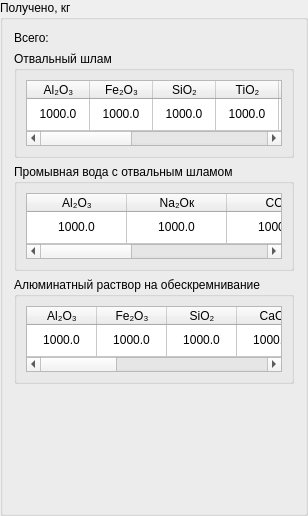
                  <widget class="QGroupBox" name="groupBox_78">
                   <property name="title">
                    <string>Получено, кг</string>
                   </property>
                   <layout class="QVBoxLayout" name="verticalLayout_12">
                    <item>
                     <widget class="QLabel" name="label_12">
                      <property name="text">
                       <string>Всего:</string>
                      </property>
                     </widget>
                    </item>
                    <item>
                     <widget class="QGroupBox" name="groupBox_265">
                      <property name="maximumSize">
                       <size>
                        <width>16777215</width>
                        <height>107</height>
                       </size>
                      </property>
                      <property name="title">
                       <string>Отвальный шлам</string>
                      </property>
                      <layout class="QHBoxLayout" name="horizontalLayout_282">
                       <item>
                        <widget class="QTableWidget" name="tableRecycledSolution18">
                         <property name="maximumSize">
                          <size>
                           <width>16777215</width>
                           <height>71</height>
                          </size>
                         </property>
                         <attribute name="horizontalHeaderDefaultSectionSize">
                          <number>63</number>
                         </attribute>
                         <attribute name="horizontalHeaderStretchLastSection">
                          <bool>true</bool>
                         </attribute>
                         <attribute name="verticalHeaderVisible">
                          <bool>false</bool>
                         </attribute>
                         <attribute name="verticalHeaderStretchLastSection">
                          <bool>true</bool>
                         </attribute>
                         <row>
                          <property name="text">
                           <string>1</string>
                          </property>
                         </row>
                         <column>
                          <property name="text">
                           <string>Al₂O₃</string>
                          </property>
                         </column>
                         <column>
                          <property name="text">
                           <string>Fe₂O₃</string>
                          </property>
                         </column>
                         <column>
                          <property name="text">
                           <string>SiO₂</string>
                          </property>
                         </column>
                         <column>
                          <property name="text">
                           <string>TiO₂</string>
                          </property>
                         </column>
                         <column>
                          <property name="text">
                           <string>CaO</string>
                          </property>
                         </column>
                         <column>
                          <property name="text">
                           <string>Na₂Oк</string>
                          </property>
                         </column>
                         <column>
                          <property name="text">
                           <string>CO₂</string>
                          </property>
                         </column>
                         <column>
                          <property name="text">
                           <string>Прочее</string>
                          </property>
                         </column>
                         <column>
                          <property name="text">
                           <string>П.п.п</string>
                          </property>
                         </column>
                         <column>
                          <property name="text">
                           <string>Итого</string>
                          </property>
                         </column>
                         <item row="0" column="0">
                          <property name="text">
                           <string>1000.0</string>
                          </property>
                          <property name="textAlignment">
                           <set>AlignCenter</set>
                          </property>
                         </item>
                         <item row="0" column="1">
                          <property name="text">
                           <string>1000.0</string>
                          </property>
                          <property name="textAlignment">
                           <set>AlignCenter</set>
                          </property>
                         </item>
                         <item row="0" column="2">
                          <property name="text">
                           <string>1000.0</string>
                          </property>
                          <property name="textAlignment">
                           <set>AlignCenter</set>
                          </property>
                         </item>
                         <item row="0" column="3">
                          <property name="text">
                           <string>1000.0</string>
                          </property>
                          <property name="textAlignment">
                           <set>AlignCenter</set>
                          </property>
                         </item>
                         <item row="0" column="4">
                          <property name="text">
                           <string>1000.0</string>
                          </property>
                          <property name="textAlignment">
                           <set>AlignCenter</set>
                          </property>
                         </item>
                         <item row="0" column="5">
                          <property name="text">
                           <string>1000.0</string>
                          </property>
                          <property name="textAlignment">
                           <set>AlignCenter</set>
                          </property>
                         </item>
                         <item row="0" column="6">
                          <property name="text">
                           <string>1000.0</string>
                          </property>
                          <property name="textAlignment">
                           <set>AlignCenter</set>
                          </property>
                         </item>
                         <item row="0" column="7">
                          <property name="text">
                           <string>1000.0</string>
                          </property>
                          <property name="textAlignment">
                           <set>AlignCenter</set>
                          </property>
                         </item>
                         <item row="0" column="8">
                          <property name="text">
                           <string>1000.0</string>
                          </property>
                          <property name="textAlignment">
                           <set>AlignCenter</set>
                          </property>
                         </item>
                         <item row="0" column="9">
                          <property name="text">
                           <string>1000.0</string>
                          </property>
                          <property name="textAlignment">
                           <set>AlignCenter</set>
                          </property>
                         </item>
                        </widget>
                       </item>
                      </layout>
                     </widget>
                    </item>
                    <item>
                     <widget class="QGroupBox" name="groupBox_267">
                      <property name="maximumSize">
                       <size>
                        <width>16777215</width>
                        <height>107</height>
                       </size>
                      </property>
                      <property name="title">
                       <string>Промывная вода с отвальным шламом</string>
                      </property>
                      <layout class="QHBoxLayout" name="horizontalLayout_284">
                       <item>
                        <widget class="QTableWidget" name="tablePromwater18">
                         <property name="maximumSize">
                          <size>
                           <width>16777215</width>
                           <height>71</height>
                          </size>
                         </property>
                         <attribute name="horizontalHeaderDefaultSectionSize">
                          <number>100</number>
                         </attribute>
                         <attribute name="verticalHeaderVisible">
                          <bool>false</bool>
                         </attribute>
                         <attribute name="verticalHeaderStretchLastSection">
                          <bool>true</bool>
                         </attribute>
                         <row>
                          <property name="text">
                           <string>1</string>
                          </property>
                         </row>
                         <column>
                          <property name="text">
                           <string>Al₂O₃</string>
                          </property>
                         </column>
                         <column>
                          <property name="text">
                           <string>Na₂Oк</string>
                          </property>
                         </column>
                         <column>
                          <property name="text">
                           <string>CO₂</string>
                          </property>
                         </column>
                         <column>
                          <property name="text">
                           <string>H₂O</string>
                          </property>
                         </column>
                         <column>
                          <property name="text">
                           <string>Итого</string>
                          </property>
                         </column>
                         <item row="0" column="0">
                          <property name="text">
                           <string>1000.0</string>
                          </property>
                          <property name="textAlignment">
                           <set>AlignCenter</set>
                          </property>
                         </item>
                         <item row="0" column="1">
                          <property name="text">
                           <string>1000.0</string>
                          </property>
                          <property name="textAlignment">
                           <set>AlignCenter</set>
                          </property>
                         </item>
                         <item row="0" column="2">
                          <property name="text">
                           <string>1000.0</string>
                          </property>
                          <property name="textAlignment">
                           <set>AlignCenter</set>
                          </property>
                         </item>
                         <item row="0" column="3">
                          <property name="text">
                           <string>1000.0</string>
                          </property>
                          <property name="textAlignment">
                           <set>AlignCenter</set>
                          </property>
                         </item>
                         <item row="0" column="4">
                          <property name="text">
                           <string>1000.0</string>
                          </property>
                          <property name="textAlignment">
                           <set>AlignCenter</set>
                          </property>
                         </item>
                        </widget>
                       </item>
                      </layout>
                     </widget>
                    </item>
                    <item>
                     <widget class="QGroupBox" name="groupBox_266">
                      <property name="maximumSize">
                       <size>
                        <width>16777215</width>
                        <height>107</height>
                       </size>
                      </property>
                      <property name="title">
                       <string>Алюминатный раствор на обескремнивание</string>
                      </property>
                      <layout class="QHBoxLayout" name="horizontalLayout_283">
                       <item>
                        <widget class="QTableWidget" name="tableAluminateSolution18">
                         <property name="maximumSize">
                          <size>
                           <width>16777215</width>
                           <height>71</height>
                          </size>
                         </property>
                         <attribute name="horizontalHeaderDefaultSectionSize">
                          <number>70</number>
                         </attribute>
                         <attribute name="horizontalHeaderStretchLastSection">
                          <bool>true</bool>
                         </attribute>
                         <attribute name="verticalHeaderVisible">
                          <bool>false</bool>
                         </attribute>
                         <attribute name="verticalHeaderStretchLastSection">
                          <bool>true</bool>
                         </attribute>
                         <row>
                          <property name="text">
                           <string>1</string>
                          </property>
                         </row>
                         <column>
                          <property name="text">
                           <string>Al₂O₃</string>
                          </property>
                         </column>
                         <column>
                          <property name="text">
                           <string>Fe₂O₃</string>
                          </property>
                         </column>
                         <column>
                          <property name="text">
                           <string>SiO₂</string>
                          </property>
                         </column>
                         <column>
                          <property name="text">
                           <string>CaO</string>
                          </property>
                         </column>
                         <column>
                          <property name="text">
                           <string>Na₂Oк</string>
                          </property>
                         </column>
                         <column>
                          <property name="text">
                           <string>Na₂Oу</string>
                          </property>
                         </column>
                         <column>
                          <property name="text">
                           <string>CO₂</string>
                          </property>
                         </column>
                         <column>
                          <property name="text">
                           <string>H₂O</string>
                          </property>
                         </column>
                         <column>
                          <property name="text">
                           <string>Итого</string>
                          </property>
                         </column>
                         <item row="0" column="0">
                          <property name="text">
                           <string>1000.0</string>
                          </property>
                          <property name="textAlignment">
                           <set>AlignCenter</set>
                          </property>
                         </item>
                         <item row="0" column="1">
                          <property name="text">
                           <string>1000.0</string>
                          </property>
                          <property name="textAlignment">
                           <set>AlignCenter</set>
                          </property>
                         </item>
                         <item row="0" column="2">
                          <property name="text">
                           <string>1000.0</string>
                          </property>
                          <property name="textAlignment">
                           <set>AlignCenter</set>
                          </property>
                         </item>
                         <item row="0" column="3">
                          <property name="text">
                           <string>1000.0</string>
                          </property>
                          <property name="textAlignment">
                           <set>AlignCenter</set>
                          </property>
                         </item>
                         <item row="0" column="4">
                          <property name="text">
                           <string>1000.0</string>
                          </property>
                          <property name="textAlignment">
                           <set>AlignCenter</set>
                          </property>
                         </item>
                         <item row="0" column="5">
                          <property name="text">
                           <string>1000.0</string>
                          </property>
                          <property name="textAlignment">
                           <set>AlignCenter</set>
                          </property>
                         </item>
                         <item row="0" column="6">
                          <property name="text">
                           <string>1000.0</string>
                          </property>
                          <property name="textAlignment">
                           <set>AlignCenter</set>
                          </property>
                         </item>
                         <item row="0" column="7">
                          <property name="text">
                           <string>1000.0</string>
                          </property>
                          <property name="textAlignment">
                           <set>AlignCenter</set>
                          </property>
                         </item>
                         <item row="0" column="8">
                          <property name="text">
                           <string>1000.0</string>
                          </property>
                          <property name="textAlignment">
                           <set>AlignCenter</set>
                          </property>
                         </item>
                        </widget>
                       </item>
                      </layout>
                     </widget>
                    </item>
                    <item>
                     <spacer name="verticalSpacer_12">
                      <property name="orientation">
                       <enum>Qt::Vertical</enum>
                      </property>
                      <property name="sizeHint" stdset="0">
                       <size>
                        <width>20</width>
                        <height>118</height>
                       </size>
                      </property>
                     </spacer>
                    </item>
                   </layout>
                  </widget>
